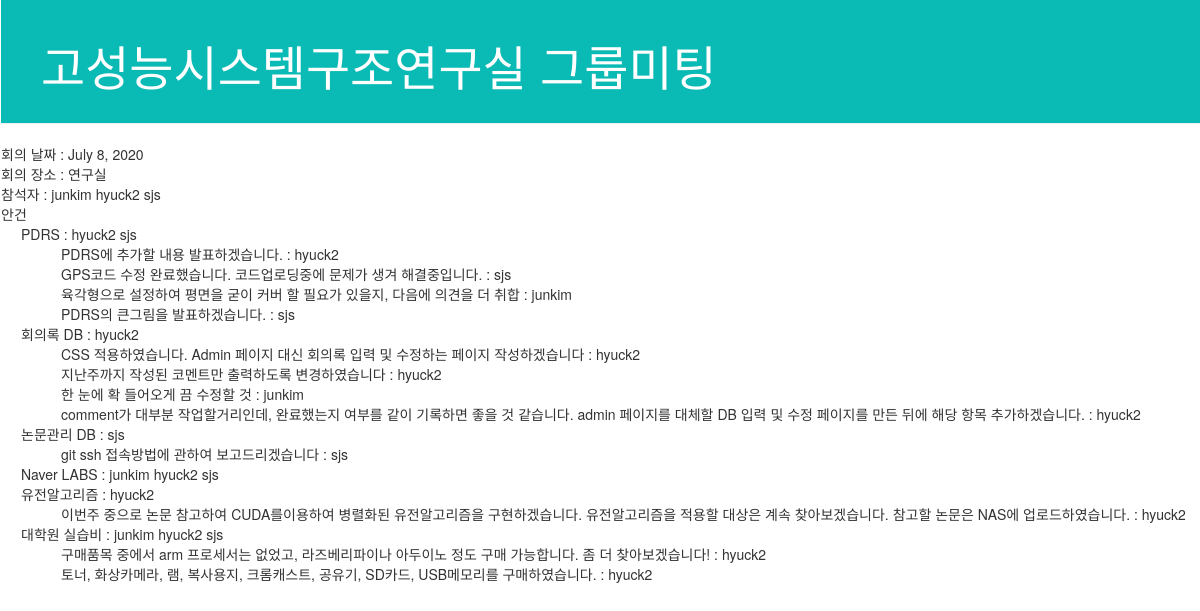
/group_meeting/list/6/, run on the app's committed database.
### group_meeting/models.py (models this page shows, shortened)
class Meeting(models.Model):
    id = models.AutoField(primary_key=True)
    author = models.ManyToManyField(settings.AUTH_USER_MODEL, related_name='author')
    date = models.DateField()
    attendent = models.ManyToManyField(settings.AUTH_USER_MODEL, related_name='attendent')
    place = models.CharField(max_length=200)
    topic = models.ManyToManyField('Topic')
    created = models.DateTimeField(auto_now_add=True)
    updated = models.DateTimeField(auto_now=True)
    class Meta:
        pass

class Topic(models.Model):
    id = models.AutoField(primary_key=True)
    category = models.ForeignKey('Category', on_delete=models.CASCADE)
    owner = models.ManyToManyField(settings.AUTH_USER_MODEL, related_name='owner')
    start_date = models.DateField()
    close_date = models.DateField()
    name = models.CharField(max_length=200)
    status_list = (
        ('진행', '진행중인 안건'),
        ('종료', '종료된 안건'),
        ('보류', '보류된 안건'),
    )
    status = models.CharField(max_length=200, choices=status_list)
    created = models.DateTimeField(auto_now_add=True)
    updated = models.DateTimeField(auto_now=True)
    def __str__(self):
        return self.name
    class Meta:
        pass

class Comment(models.Model):
    id = models.AutoField(primary_key=True)
    topic = models.ForeignKey('Topic', on_delete=models.CASCADE)
    parent = models.ForeignKey('Comment', on_delete=models.CASCADE, null=True, blank=True, default=0)
    author = models.ForeignKey(settings.AUTH_USER_MODEL, on_delete=models.CASCADE)
    description = models.CharField(max_length=200)
    created = models.DateTimeField(auto_now_add=True)
    updated = models.DateTimeField(auto_now=True)
    class Meta:
        pass

### group_meeting/views.py (the view)
# urls.py: path('list/<int:meeting_id>/', views.list_detail, name='list_detail'),
def list_detail(request, meeting_id):
    meeting = Meeting.objects.get(id=meeting_id)
    comments = Comment.objects.filter(updated__range=(meeting.date-timedelta(days=7),meeting.date+timedelta(days=1)))
    return render(
        request,
        'group_meeting/list_detail.html',
        {
            'meeting':meeting,
            'comments':comments,
        }
    )

### group_meeting/templates/group_meeting/list_detail.html
{% load static %}
<html>
    <head>
        <link rel="stylesheet" href="//maxcdn.bootstrapcdn.com/bootstrap/3.2.0/css/bootstrap.min.css">
        <link rel="stylesheet" href="//maxcdn.bootstrapcdn.com/bootstrap/3.2.0/css/bootstrap-theme.min.css">
        <link rel="stylesheet" href="{% static 'css/group_meeting.css' %}">
    </head>
    <body>
        <div class="page-header">
            <h1>고성능시스템구조연구실 그룹미팅</h1>
        </div>
        <div>
            회의 날짜 : {{meeting.date}}<br>
            회의 장소 : {{meeting.place}}<br>
            참석자    : {%for a in meeting.attendent.all %}{{a}} {% endfor %}<br>
            안건
                {%for t in meeting.topic.all %}
                <div class = 'topic'>
                    {{t}} :
                            {% for owner in t.owner.all%}{{owner}} {% endfor %}
                            {% for comment in comments %}
                            <div class = 'comment'>
                                {% if comment.topic == t %}
                                {{comment.description}} : {{comment.author}}<br>
                            {% endif%}
                            </div>
                        {% endfor %}
                </div>
                {% endfor %}
        </div>
    </body>
</html>

### group_meeting/static/css/group_meeting.css (style rules this page uses)
body { padding-left: 1px; }
.page-header { background-color: #0abab5; margin-top: 0; padding: 20px 20px 20px 40px; }
.page-header h1 { color: #ffffff; font-size: 36pt; }
.topic { margin-left: 20px; }
.comment { margin-left: 40px; }

### data on the page
Meeting: date "July 8, 2020", place "연구실"
Topic: name "PDRS"
Comment: description "PDRS에 추가할 내용 발표하겠습니다.", author "hyuck2"
Comment: description "GPS코드 수정 완료했습니다. 코드업로딩중에 문제가 생겨 해결중입니다.", author "sjs"
Comment: description "육각형으로 설정하여 평면을 굳이 커버 할 필요가 있을지, 다음에 의견을 더 취합", author "junkim"
Comment: description "PDRS의 큰그림을 발표하겠습니다.", author "sjs"
Topic: name "회의록 DB"
Comment: description "CSS 적용하였습니다. Admin 페이지 대신 회의록 입력 및 수정하는 페이지 작성하겠습니다", author "hyuck2"
Comment: description "지난주까지 작성된 코멘트만 출력하도록 변경하였습니다", author "hyuck2"
Comment: description "한 눈에 확 들어오게 끔 수정할 것", author "junkim"
Comment: description "comment가 대부분 작업할거리인데, 완료했는지 여부를 같이 기록하면 좋을 것 같습니다. admin 페이지를 대체할 DB 입력 및 수정 페이지를 만든 뒤에 해당 항목 추가하겠습니다.", author "hyuck2"
Topic: name "논문관리 DB"
Comment: description "git ssh 접속방법에 관하여 보고드리겠습니다", author "sjs"
Topic: name "Naver LABS"
Topic: name "유전알고리즘"
Comment: description "이번주 중으로 논문 참고하여 CUDA를이용하여 병렬화된 유전알고리즘을 구현하겠습니다. 유전알고리즘을 적용할 대상은 계속 찾아보겠습니다. 참고할 논문은 NAS에 업로드하였습니다.", author "hyuck2"
Topic: name "대학원 실습비"
Comment: description "구매품목 중에서 arm 프로세서는 없었고, 라즈베리파이나 아두이노 정도 구매 가능합니다. 좀 더 찾아보겠습니다!", author "hyuck2"
Comment: description "토너, 화상카메라, 램, 복사용지, 크롬캐스트, 공유기, SD카드, USB메모리를 구매하였습니다.", author "hyuck2"

### other printed values
{{ a }} "junkim"
{{ a }} "hyuck2"
{{ a }} "sjs"
{{ owner }} "hyuck2"
{{ owner }} "sjs"
{{ owner }} "junkim"
